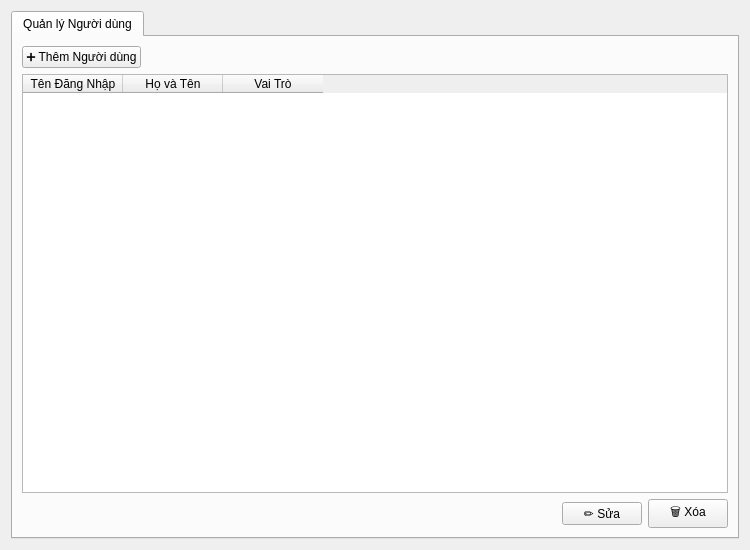
<?xml version="1.0" encoding="UTF-8"?>
<ui version="4.0">
 <class>AdminPanelWidget</class>
 <widget class="QWidget" name="AdminPanelWidget">
  <property name="geometry">
   <rect>
    <x>0</x>
    <y>0</y>
    <width>750</width>
    <height>550</height>
   </rect>
  </property>
  <property name="windowTitle">
   <string>Form</string>
  </property>
  <layout class="QVBoxLayout" name="verticalLayout">
   <item>
    <widget class="QTabWidget" name="tabWidget">
     <property name="currentIndex">
      <number>0</number>
     </property>
     <widget class="QWidget" name="userManagementTab">
      <attribute name="title">
       <string>Quản lý Người dùng</string>
      </attribute>
      <layout class="QVBoxLayout" name="verticalLayout_2">
       <item>
        <widget class="QWidget" name="widget" native="true">
         <layout class="QHBoxLayout" name="horizontalLayout">
          <property name="leftMargin">
           <number>0</number>
          </property>
          <property name="topMargin">
           <number>0</number>
          </property>
          <property name="rightMargin">
           <number>0</number>
          </property>
          <property name="bottomMargin">
           <number>0</number>
          </property>
          <item>
           <widget class="QPushButton" name="addUserButton">
            <property name="text">
             <string>➕ Thêm Người dùng</string>
            </property>
           </widget>
          </item>
          <item>
           <spacer name="horizontalSpacer">
            <property name="orientation">
             <enum>Qt::Horizontal</enum>
            </property>
            <property name="sizeHint" stdset="0">
             <size>
              <width>40</width>
              <height>20</height>
             </size>
            </property>
           </spacer>
          </item>
         </layout>
        </widget>
       </item>
       <item>
        <widget class="QTableWidget" name="userTable">
         <property name="editTriggers">
          <set>QAbstractItemView::NoEditTriggers</set>
         </property>
         <property name="selectionBehavior">
          <enum>QAbstractItemView::SelectRows</enum>
         </property>
         <column>
          <property name="text">
           <string>Tên Đăng Nhập</string>
          </property>
         </column>
         <column>
          <property name="text">
           <string>Họ và Tên</string>
          </property>
         </column>
         <column>
          <property name="text">
           <string>Vai Trò</string>
          </property>
         </column>
        </widget>
       </item>
       <item>
        <widget class="QWidget" name="widget_2" native="true">
         <layout class="QHBoxLayout" name="horizontalLayout_2">
          <property name="leftMargin">
           <number>0</number>
          </property>
          <property name="topMargin">
           <number>0</number>
          </property>
          <property name="rightMargin">
           <number>0</number>
          </property>
          <property name="bottomMargin">
           <number>0</number>
          </property>
          <item>
           <spacer name="horizontalSpacer_2">
            <property name="orientation">
             <enum>Qt::Horizontal</enum>
            </property>
            <property name="sizeHint" stdset="0">
             <size>
              <width>40</width>
              <height>20</height>
             </size>
            </property>
           </spacer>
          </item>
          <item>
           <widget class="QPushButton" name="editUserButton">
            <property name="text">
             <string>✏️ Sửa</string>
            </property>
           </widget>
          </item>
          <item>
           <widget class="QPushButton" name="deleteUserButton">
            <property name="text">
             <string>🗑️ Xóa</string>
            </property>
           </widget>
          </item>
         </layout>
        </widget>
       </item>
      </layout>
     </widget>
    </widget>
   </item>
  </layout>
 </widget>
 <resources/>
 <connections/>
</ui>
